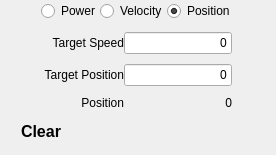
     <widget class="QWidget" name="page_2" >
      <layout class="QVBoxLayout" >
       <property name="spacing" >
        <number>1</number>
       </property>
       <property name="leftMargin" >
        <number>1</number>
       </property>
       <property name="topMargin" >
        <number>1</number>
       </property>
       <property name="rightMargin" >
        <number>1</number>
       </property>
       <property name="bottomMargin" >
        <number>1</number>
       </property>
       <item>
        <layout class="QHBoxLayout" >
         <property name="spacing" >
          <number>0</number>
         </property>
         <item>
          <spacer>
           <property name="orientation" >
            <enum>Qt::Horizontal</enum>
           </property>
           <property name="sizeHint" >
            <size>
             <width>40</width>
             <height>20</height>
            </size>
           </property>
          </spacer>
         </item>
         <item>
          <widget class="QRadioButton" name="ui_PowerRadio2" >
           <property name="text" >
            <string>Power</string>
           </property>
           <property name="checked" >
            <bool>false</bool>
           </property>
          </widget>
         </item>
         <item>
          <widget class="QRadioButton" name="ui_VelocityRadio2" >
           <property name="text" >
            <string>Velocity</string>
           </property>
          </widget>
         </item>
         <item>
          <widget class="QRadioButton" name="ui_PositionRadio2" >
           <property name="text" >
            <string>Position</string>
           </property>
           <property name="checked" >
            <bool>true</bool>
           </property>
          </widget>
         </item>
         <item>
          <spacer>
           <property name="orientation" >
            <enum>Qt::Horizontal</enum>
           </property>
           <property name="sizeHint" >
            <size>
             <width>40</width>
             <height>20</height>
            </size>
           </property>
          </spacer>
         </item>
        </layout>
       </item>
       <item>
        <spacer>
         <property name="orientation" >
          <enum>Qt::Vertical</enum>
         </property>
         <property name="sizeType" >
          <enum>QSizePolicy::Fixed</enum>
         </property>
         <property name="sizeHint" >
          <size>
           <width>20</width>
           <height>10</height>
          </size>
         </property>
        </spacer>
       </item>
       <item>
        <layout class="QGridLayout" >
         <property name="horizontalSpacing" >
          <number>0</number>
         </property>
         <property name="verticalSpacing" >
          <number>0</number>
         </property>
         <item row="0" column="1" >
          <widget class="QLabel" name="ui_TargetSpeedPowerLabel2" >
           <property name="minimumSize" >
            <size>
             <width>0</width>
             <height>20</height>
            </size>
           </property>
           <property name="text" >
            <string>Target Speed</string>
           </property>
           <property name="alignment" >
            <set>Qt::AlignRight|Qt::AlignTrailing|Qt::AlignVCenter</set>
           </property>
          </widget>
         </item>
         <item row="2" column="1" >
          <widget class="QLabel" name="ui_TargetPositionLabel2" >
           <property name="minimumSize" >
            <size>
             <width>0</width>
             <height>20</height>
            </size>
           </property>
           <property name="text" >
            <string>Target Position</string>
           </property>
           <property name="alignment" >
            <set>Qt::AlignRight|Qt::AlignTrailing|Qt::AlignVCenter</set>
           </property>
          </widget>
         </item>
         <item row="4" column="1" >
          <widget class="QLabel" name="label_5" >
           <property name="font" >
            <font/>
           </property>
           <property name="text" >
            <string>Position</string>
           </property>
           <property name="alignment" >
            <set>Qt::AlignRight|Qt::AlignTrailing|Qt::AlignVCenter</set>
           </property>
          </widget>
         </item>
         <item row="4" column="2" >
          <widget class="QLabel" name="ui_MotorPositionLabel2" >
           <property name="font" >
            <font/>
           </property>
           <property name="text" >
            <string>0</string>
           </property>
           <property name="alignment" >
            <set>Qt::AlignRight|Qt::AlignTrailing|Qt::AlignVCenter</set>
           </property>
          </widget>
         </item>
         <item row="0" column="2" >
          <widget class="QLineEdit" name="ui_TargetSpeedPowerLine2" >
           <property name="minimumSize" >
            <size>
             <width>0</width>
             <height>20</height>
            </size>
           </property>
           <property name="text" >
            <string>0</string>
           </property>
           <property name="alignment" >
            <set>Qt::AlignRight|Qt::AlignTrailing|Qt::AlignVCenter</set>
           </property>
          </widget>
         </item>
         <item row="2" column="2" >
          <widget class="QLineEdit" name="ui_TargetPositionLine2" >
           <property name="minimumSize" >
            <size>
             <width>0</width>
             <height>20</height>
            </size>
           </property>
           <property name="text" >
            <string>0</string>
           </property>
           <property name="alignment" >
            <set>Qt::AlignRight|Qt::AlignTrailing|Qt::AlignVCenter</set>
           </property>
          </widget>
         </item>
         <item rowspan="5" row="0" column="0" >
          <spacer>
           <property name="orientation" >
            <enum>Qt::Horizontal</enum>
           </property>
           <property name="sizeHint" >
            <size>
             <width>40</width>
             <height>20</height>
            </size>
           </property>
          </spacer>
         </item>
         <item rowspan="5" row="0" column="3" >
          <spacer>
           <property name="orientation" >
            <enum>Qt::Horizontal</enum>
           </property>
           <property name="sizeHint" >
            <size>
             <width>40</width>
             <height>20</height>
            </size>
           </property>
          </spacer>
         </item>
         <item row="1" column="1" colspan="2" >
          <spacer>
           <property name="orientation" >
            <enum>Qt::Vertical</enum>
           </property>
           <property name="sizeType" >
            <enum>QSizePolicy::Fixed</enum>
           </property>
           <property name="sizeHint" >
            <size>
             <width>20</width>
             <height>10</height>
            </size>
           </property>
          </spacer>
         </item>
         <item row="3" column="1" colspan="2" >
          <spacer>
           <property name="orientation" >
            <enum>Qt::Vertical</enum>
           </property>
           <property name="sizeType" >
            <enum>QSizePolicy::Fixed</enum>
           </property>
           <property name="sizeHint" >
            <size>
             <width>20</width>
             <height>10</height>
            </size>
           </property>
          </spacer>
         </item>
        </layout>
       </item>
       <item>
        <layout class="QHBoxLayout" >
         <property name="spacing" >
          <number>0</number>
         </property>
         <property name="bottomMargin" >
          <number>3</number>
         </property>
         <item>
          <widget class="QPushButton" name="ui_ClearButton2" >
           <property name="minimumSize" >
            <size>
             <width>80</width>
             <height>30</height>
            </size>
           </property>
           <property name="maximumSize" >
            <size>
             <width>80</width>
             <height>30</height>
            </size>
           </property>
           <property name="font" >
            <font>
             <pointsize>12</pointsize>
             <weight>75</weight>
             <italic>false</italic>
             <bold>true</bold>
            </font>
           </property>
           <property name="styleSheet" >
            <string>QPushButton{
border:0px;
background-image:url(:/actions/rivet80x30L.png);
color:black;
font:bold;
font-size:12pt;
}
QPushButton:pressed{
border:0px;
background-image:url(:/actions/rivet80x30D.png);
color:white;
font:bold;
font-size:12pt;
}</string>
           </property>
           <property name="text" >
            <string>Clear</string>
           </property>
           <property name="iconSize" >
            <size>
             <width>80</width>
             <height>24</height>
            </size>
           </property>
          </widget>
         </item>
         <item>
          <spacer>
           <property name="orientation" >
            <enum>Qt::Horizontal</enum>
           </property>
           <property name="sizeHint" >
            <size>
             <width>40</width>
             <height>10</height>
            </size>
           </property>
          </spacer>
         </item>
         <item>
          <widget class="QPushButton" name="ui_PlayButton2" >
           <property name="sizePolicy" >
            <sizepolicy vsizetype="Fixed" hsizetype="Fixed" >
             <horstretch>0</horstretch>
             <verstretch>0</verstretch>
            </sizepolicy>
           </property>
           <property name="minimumSize" >
            <size>
             <width>40</width>
             <height>40</height>
            </size>
           </property>
           <property name="maximumSize" >
            <size>
             <width>40</width>
             <height>40</height>
            </size>
           </property>
           <property name="styleSheet" >
            <string>QPushButton{
border:0px;
background-image:url(:/actions/rivet30x30Go.png);
}
QPushButton:checked{
border:0px;
background-image:url(:/actions/rivet30x30Stop.png);
}</string>
           </property>
           <property name="text" >
            <string/>
           </property>
           <property name="iconSize" >
            <size>
             <width>40</width>
             <height>40</height>
            </size>
           </property>
           <property name="checkable" >
            <bool>true</bool>
           </property>
           <property name="flat" >
            <bool>false</bool>
           </property>
          </widget>
         </item>
        </layout>
       </item>
      </layout>
     </widget>
